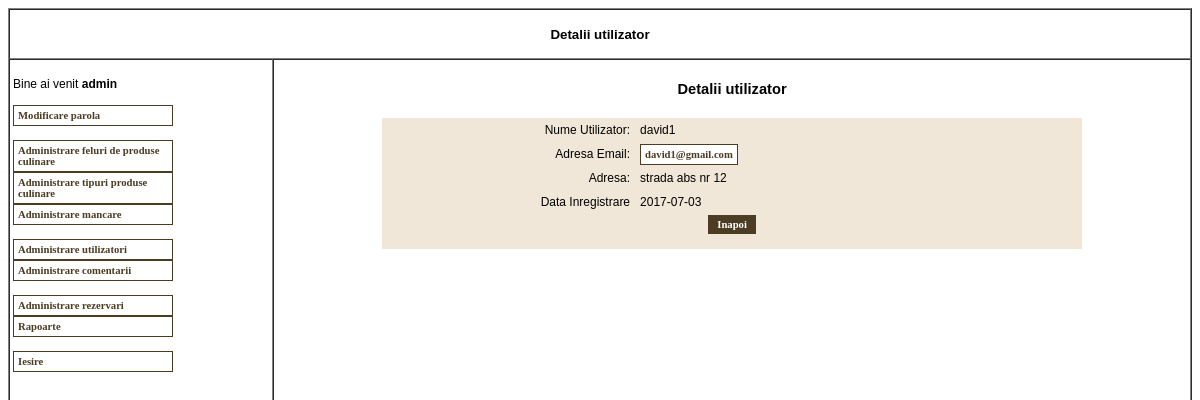
The page /admin/detaliiutilizator.php?intIdUtilizator=8 (signed in) on the database its author committed.
### tables this page shows
CREATE TABLE `tutilizatori` (
  `fIdUtilizator` int(11) UNSIGNED NOT NULL,
  `fNumeUtilizator` varchar(32) NOT NULL DEFAULT '',
  `fParola` varchar(32) NOT NULL DEFAULT '',
  `fEmail` varchar(150) NOT NULL DEFAULT '',
  `fAdresa` text,
  `fDataInregistrare` date DEFAULT NULL
);

### admin/detaliiutilizator.php (the view, shortened to what this page needs)
<?php
	include_once("../include/adminfunctions.inc.php");
?>
<html>
	<head>
		<link rel="stylesheet" href="../css/admin.css" type="text/css">
	</head>
	<body>
		<table cellpadding="0" cellspacing="0" border="1" width="100%" height="100%">
			<tr style="height: 50px; width: 100%;">
				<td colspan="2" style="font-weight: bold; text-align: center; height: 50px; width: 100%; font-family: Tahoma, Verdana, Arial; font-size: 10pt;"> Detalii utilizator</td>
			</tr>
			<tr>
				<td style="width: 200px;" valign="top">
				</td>
				<td style="width: 700px;" valign="top" align="center">
					<table cellpadding="5" cellspacing="0" border="0" width="700" class="modelspecs">
						<tr>
							<td align="center" colspan="2" style="font-family: Tahoma, Verdana, Arial; font-weight: bold; font-size: 11pt;"><br>Detalii utilizator<br><br></td>
						</tr>
						<?php
							$intIdUtilizator = $_GET['intIdUtilizator'];
							$strSQL = "SELECT * FROM tutilizatori WHERE fIdUtilizator=$intIdUtilizator";
							$result = mysql_query($strSQL);
							$row = mysql_fetch_array($result);
							$strNumeUtilizator = $row['fNumeUtilizator'];
							$strEmail = $row['fEmail'];
							$strAdresa = $row['fAdresa'];
							$strDataInregistrare = $row['fDataInregistrare'];
						?>
						<tr bgcolor="#F0E7D8">
							<td align="right" width="250">Nume Utilizator:</td>
							<td width="450"><?php echo $strNumeUtilizator; ?></td>
						</tr>
						<tr bgcolor="#F0E7D8">
							<td align="right" width="250">Adresa Email:</td>
							<td width="450"><a class="genLinkReverse" href="mailto:<?php echo $strEmail; ?>"><?php echo $strEmail; ?></a></td>
						</tr>
						<tr bgcolor="#F0E7D8">
							<td align="right" width="250" valign="top">Adresa:</td>
							<td width="450"><?php echo nl2br($strAdresa); ?></td>
						</tr>
						<tr bgcolor="#F0E7D8">
							<td align="right" width="250">Data Inregistrare</td>
							<td width="450"><?php echo $strDataInregistrare; ?></td>
						</tr>
						<tr bgcolor="#F0E7D8">
							<td align="center" colspan="2">
								<a href="utilizatori.php" class="genLink" style="width: 100px;"> &nbsp; Inapoi &nbsp; </a><br><br>
								</td>
						</tr>
					</table>
				</td>
			</tr>
		</table>
	</body>
</html>

### css/admin.css (style rules this page uses)
.modelspecs { font-family: Tahoma, Verdana, Arial; font-size: 9pt; color: #000000; }
a.genLink { text-decoration: none; font-family: Tahoma, Verdana; font-size: 8pt; color: #FFFFFF; background-color: #4B3C23; font-weight: bold; padding: 4px; }
a.genLinkReverse { text-decoration: none; font-family: Tahoma, Verdana; font-size: 8pt; color: #4B3C23; background-color: #FFFFFF; font-weight: bold; padding: 4px; border: 1px solid #4B3C23; }

### rows shown on the page
tutilizatori: fNumeUtilizator "david1", fEmail "david1@gmail.com", fAdresa "strada abs nr 12", fDataInregistrare "2017-07-03"

### other values the page prints
$strUsername "admin"
